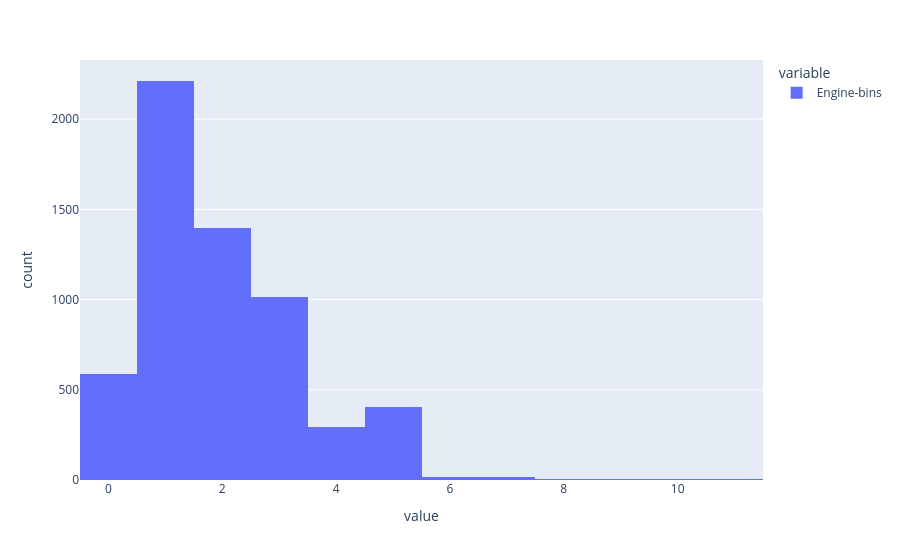

The code cell stored with this chart in its notebook:
### Code cell
px.histogram(data['Engine-bins'])

### Figure 1 — Plotly figure (JSON) as saved in the notebook; plotly's stock layout.template omitted (floating-point values rounded to 4 significant figures; data arrays with more than 128 entries replaced by an {"elided": "..."} marker saying what was removed)
{"data": [{"bingroup": "x", "hovertemplate": "variable=Engine-bins<br>value=%{x}<br>count=%{y}<extra></extra>", "legendgroup": "Engine-bins", "marker": {"color": "#636efa", "pattern": {"shape": ""}}, "name": "Engine-bins", "orientation": "v", "showlegend": true, "type": "histogram", "x": {"elided": "5975 int values"}, "xaxis": "x", "yaxis": "y"}], "layout": {"barmode": "relative", "legend": {"title": {"text": "variable"}, "tracegroupgap": 0}, "margin": {"t": 60}, "xaxis": {"anchor": "y", "domain": [0, 1], "title": {"text": "value"}}, "yaxis": {"anchor": "x", "domain": [0, 1], "title": {"text": "count"}}}}
